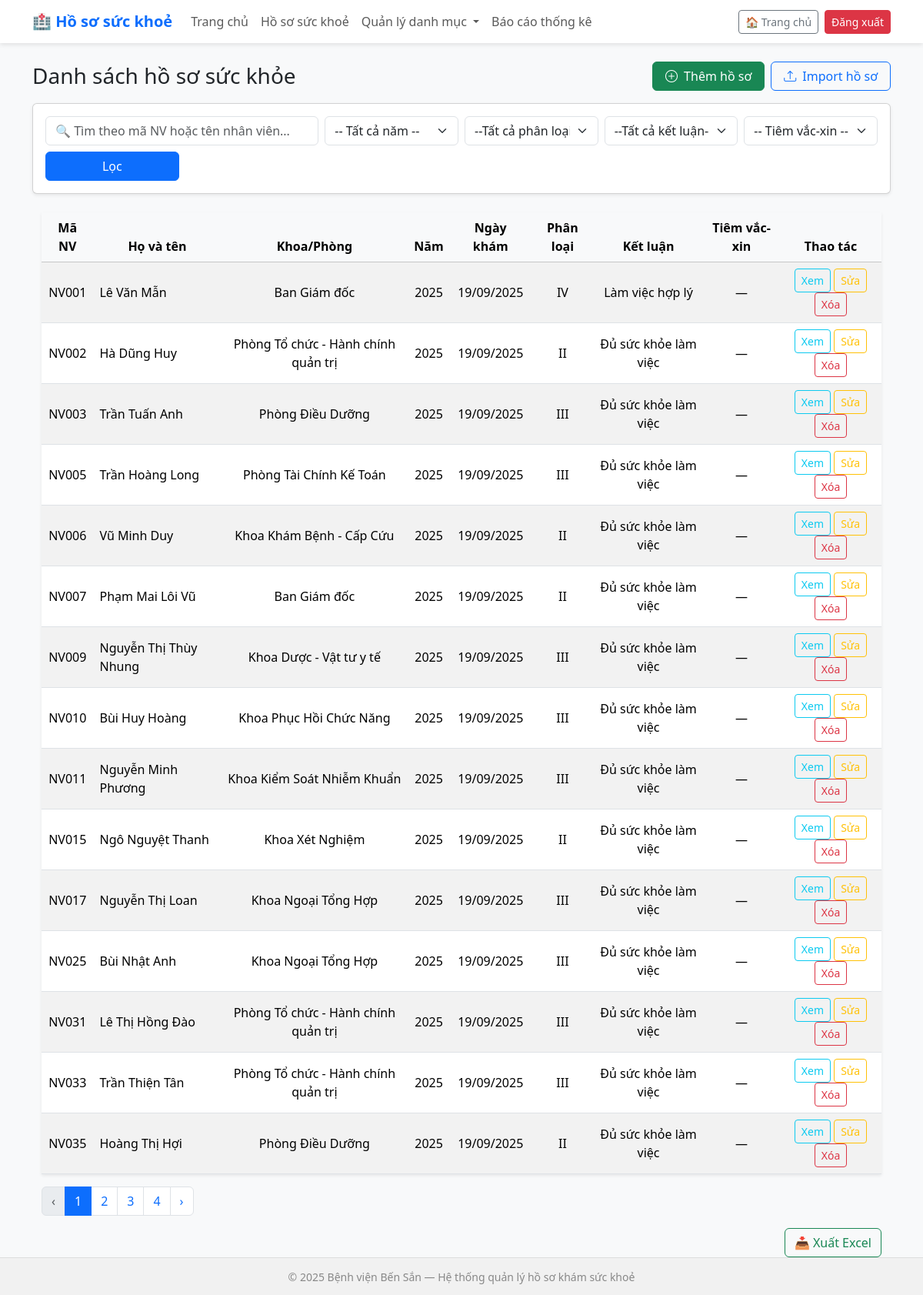
The app's page /records/?page=1 with its own data.
### health_records/models.py (models this page shows, shortened)
class HealthRecord(models.Model):
    employee = models.ForeignKey(Employee, on_delete=models.CASCADE, verbose_name="Nhân viên")
    year = models.PositiveIntegerField(verbose_name="Năm hồ sơ")
    exam_date = models.DateField(blank=True, null=True, verbose_name="Ngày khám")
    examination_type = models.ForeignKey(
        ExaminationType, on_delete=models.SET_NULL, null=True, blank=True, verbose_name="Loại khám"
    )
    clinic_name = models.CharField(max_length=255, blank=True, null=True, verbose_name="Cơ sở khám")
    height_cm = models.DecimalField("Chiều cao (cm)", max_digits=6, decimal_places=2, blank=True, null=True)
    weight_kg = models.DecimalField("Cân nặng (kg)", max_digits=6, decimal_places=2, blank=True, null=True)
    blood_pressure = models.CharField("Huyết áp (mmHg)", max_length=50, blank=True, null=True)
    vaccinated = models.BooleanField(default=False, verbose_name="Đã tiêm vắc-xin")
    vaccine_name = models.CharField(max_length=255, blank=True, null=True, verbose_name="Tên vắc-xin (nếu có)")
    vaccination_date = models.DateField(blank=True, null=True, verbose_name="Ngày tiêm (nếu có)")
    health_classification = models.ForeignKey(
        HealthClassification, on_delete=models.SET_NULL, null=True, blank=True, verbose_name="Phân loại sức khỏe"
    )
    conclusion_text = models.CharField(max_length=255, blank=True, null=True, verbose_name="Kết luận (ghi tay, nếu có)")
    result_file = models.FileField(upload_to="health_results/", blank=True, null=True, verbose_name="File kết quả (PDF)")
    group = models.CharField(max_length=50, blank=True, null=True, verbose_name="Nhóm")
    note = models.TextField(blank=True, null=True, verbose_name="Ghi chú")
    STATUS_CHOICES = [("done", "Đã khám"), ("pending", "Chưa khám")]
    status = models.CharField(max_length=20, choices=STATUS_CHOICES, default="pending", verbose_name="Trạng thái")
    created_at = models.DateTimeField(auto_now_add=True, verbose_name="Tạo lúc")
    updated_at = models.DateTimeField(auto_now=True, verbose_name="Cập nhật lúc")
    class Meta:
        verbose_name = "Hồ sơ sức khỏe"
        verbose_name_plural = "Hồ sơ sức khỏe"
        ordering = ["-year", "employee__full_name"]
        unique_together = ("employee", "year")
    @property
    def conclusion(self):
        if self.conclusion_text:
            return self.conclusion_text

class Employee(models.Model):
    code = models.CharField(max_length=50, unique=True, verbose_name="Mã nhân viên")
    full_name = models.CharField(max_length=200, verbose_name="Họ và tên")
    birth_year = models.PositiveIntegerField(blank=True, null=True, verbose_name="Năm sinh")
    GENDER_CHOICES = [("Nam", "Nam"), ("Nữ", "Nữ")]
    gender = models.CharField(max_length=10, choices=GENDER_CHOICES, blank=True, null=True, verbose_name="Giới tính")
    job_title = models.CharField(max_length=200, blank=True, null=True, verbose_name="Chức danh nghề nghiệp")
    position = models.CharField(max_length=200, blank=True, null=True, verbose_name="Chức vụ")
    department = models.ForeignKey(Department, on_delete=models.SET_NULL, null=True, blank=True, verbose_name="Khoa/Phòng")
    class Meta:
        verbose_name = "Nhân viên"
        verbose_name_plural = "Danh sách nhân viên"
        ordering = ["full_name"]

class Department(models.Model):
    name = models.CharField(max_length=100, unique=True, verbose_name="Tên khoa/phòng")
    class Meta:
        verbose_name = "Khoa/Phòng"
        verbose_name_plural = "Danh mục Khoa/Phòng"
        ordering = ["name"]

class HealthClassification(models.Model):
    name = models.CharField(max_length=50, unique=True, verbose_name="Phân loại (I, II, III, IV...)")
    description = models.TextField(blank=True, null=True, verbose_name="Mô tả chi tiết")
    class Meta:
        verbose_name = "Phân loại sức khỏe"
        verbose_name_plural = "Danh mục Phân loại sức khỏe"
        ordering = ["name"]

### health_records/views.py (the view, shortened to what this page needs)
# urls.py: path("records/", views.healthrecord_list, name="healthrecord_list"),
def healthrecord_list(request):
    qs = HealthRecord.objects.select_related(
        'employee', 'employee__department', 'health_classification'
    ).all().order_by('-exam_date', '-id')
    q = (request.GET.get('q') or '').strip()
    year = (request.GET.get('year') or '').strip()
    classification = (request.GET.get('classification') or request.GET.get('filter_hc') or '').strip()
    conclusion = (request.GET.get('conclusion') or request.GET.get('filter_conclusion') or '').strip()
    vaccinated = (request.GET.get('vaccinated') or '').strip()
    if q:
        qs = qs.filter(
            Q(employee__code__icontains=q) |
            Q(employee__full_name__icontains=q)
        )
    if year:
        try:
            qs = qs.filter(year=int(year))
        except:
            pass
    if conclusion:
        qs = qs.filter(conclusion_text__icontains=conclusion.strip())
    if vaccinated != '':
        if vaccinated.lower() in ['1','yes','y','true','đã','co','có']:
            qs = qs.filter(vaccinated=True)
        elif vaccinated.lower() in ['0','no','n','false','chưa']:
            qs = qs.filter(vaccinated=False)
    paginator = Paginator(qs, 15)
    page_param = request.GET.get('page')
    try:
        page_number = int(page_param) if page_param else 1
    except:
        page_number = 1
    try:
        page_obj = paginator.page(page_number)
    except PageNotAnInteger:
        page_obj = paginator.page(1)
    except EmptyPage:
        page_obj = paginator.page(paginator.num_pages)
    params = request.GET.copy()
    if 'page' in params:
        params.pop('page')
    querystring = urlencode({k: v for k, v in params.items() if v != ''})
    years = HealthRecord.objects.order_by('-year').values_list('year', flat=True).distinct()
    health_classes = HealthClassification.objects.all()
    raw_conclusions = HealthRecord.objects \
    .exclude(conclusion_text__isnull=True) \
    .exclude(conclusion_text__exact='') \
    .values_list('conclusion_text', flat=True)
    normalized = []
    for c in raw_conclusions:
        try:
            s = str(c).strip()
        except:
            s = None
        if s:
            normalized.append(s)
    conclusions = list(dict.fromkeys(normalized))
    context = {
        'page_obj': page_obj,
        'records': page_obj.object_list,
        'paginator': paginator,
        'querystring': querystring,
        'filter_q': q,
        'filter_year': year,
        'filter_hc': classification,
        'filter_conclusion': conclusion,
        'filter_vaccinated': vaccinated,
        'years': years,
        'health_classes': health_classes,
        'conclusions': conclusions,
    }
    return render(request, 'health_records/healthrecord_list.html', context)

### health_records/templates/health_records/healthrecord_list.html (shortened to what this page needs)
{% extends 'health_records/base.html' %}
{% block content %}
<div class="d-flex justify-content-between align-items-center mb-3">
  <h3 class="mb-0">Danh sách hồ sơ sức khỏe</h3>
  <div class="d-flex gap-2">
    <a href="{% url 'healthrecord_add' %}" class="btn btn-success d-flex align-items-center px-3">
      <i class="bi bi-plus-circle me-2"></i> Thêm hồ sơ
    </a>
    <a href="{% url 'healthrecord_import' %}" class="btn btn-outline-primary d-flex align-items-center px-3">
      <i class="bi bi-upload me-2"></i> Import hồ sơ
    </a>
  </div>
</div>
<form method="get" class="card p-3 mb-4 shadow-sm">
  <div class="row g-2">
    <div class="col-md-4">
      <input type="text" name="q" value="{{ filter_q|default:'' }}" class="form-control"
             placeholder="🔍 Tìm theo mã NV hoặc tên nhân viên...">
    </div>
    <div class="col-md-2">
      <select name="year" class="form-select">
        <option value="">-- Tất cả năm --</option>
      </select>
    </div>
    <div class="col-md-2">
      <select name="classification" class="form-select">
        <option value="">--Tất cả phân loại--</option>
      </select>
    </div>
    <div class="col-md-2">
      <select name="conclusion" class="form-select">
        <option value="">--Tất cả kết luận--</option>
      </select>
    </div>
    <div class="col-md-2">
      <select name="vaccinated" class="form-select">
        <option value="">-- Tiêm vắc-xin --</option>
      </select>
    </div>
    <div class="col-md-2 text-end">
      <button type="submit" class="btn btn-primary w-100">Lọc</button>
    </div>
  </div>
</form>
<div class="container mt-2">
  <table class="table table-striped align-middle shadow-sm">
    <thead class="table-light text-center">
      <tr>
        <th>Mã NV</th>
        <th>Họ và tên</th>
        <th>Khoa/Phòng</th>
        <th>Năm</th>
        <th>Ngày khám</th>
        <th>Phân loại</th>
        <th>Kết luận</th>
        <th>Tiêm vắc-xin</th>
        <th class="text-center">Thao tác</th>
      </tr>
    </thead>
    <tbody>
      {% for r in records %}
        <tr>
          <td class="text-center">{{ r.employee.code }}</td>
          <td>{{ r.employee.full_name }}</td>
          <td class="text-center">
            {% if r.employee.department %}
              {{ r.employee.department.name }}
            {% else %}
              —
            {% endif %}
          </td>
          <td class="text-center">{{ r.year }}</td>
          <td class="text-center">
            {% if r.exam_date %}
                {{ r.exam_date|date:"d/m/Y" }}
            {% else %}
                —
            {% endif %}
          </td>
          <td class="text-center">
            {% if r.health_classification %}
                {{ r.health_classification.name }}
            {% else %}
                —
            {% endif %}
          </td>
          <td class="text-center">{{ r.conclusion|default:r.conclusion_text }}</td>
          <td class="text-center">{% if r.vaccinated %}✅{% else %}—{% endif %}</td>
          <td class="text-center">
            <a href="{% url 'healthrecord_detail' r.id %}" class="btn btn-sm btn-outline-info">Xem</a>
            <a href="{% url 'healthrecord_edit' r.id %}" class="btn btn-sm btn-outline-warning">Sửa</a>
            <a href="{% url 'healthrecord_delete' r.id %}" class="btn btn-sm btn-outline-danger">Xóa</a>
          </td>
        </tr>
      {% empty %}
        <tr><td colspan="9" class="text-center text-muted">Không có hồ sơ nào.</td></tr>
      {% endfor %}
    </tbody>
  </table>
  <nav aria-label="Page navigation">
    <ul class="pagination">
      {% if page_obj.has_previous %}
        <li class="page-item">
          <a class="page-link" href="?page={{ page_obj.previous_page_number }}{% if querystring %}&{{ querystring }}{% endif %}">‹</a>
        </li>
      {% else %}
        <li class="page-item disabled"><span class="page-link">‹</span></li>
      {% endif %}
      {% for num in page_obj.paginator.page_range %}
        {% if num >= page_obj.number|add:'-3' and num <= page_obj.number|add:'3' %}
          <li class="page-item {% if num == page_obj.number %}active{% endif %}">
            <a class="page-link" href="?page={{ num }}{% if querystring %}&{{ querystring }}{% endif %}">{{ num }}</a>
          </li>
        {% endif %}
      {% endfor %}
      {% if page_obj.has_next %}
        <li class="page-item">
          <a class="page-link" href="?page={{ page_obj.next_page_number }}{% if querystring %}&{{ querystring }}{% endif %}">›</a>
        </li>
      {% else %}
        <li class="page-item disabled"><span class="page-link">›</span></li>
      {% endif %}
    </ul>
  </nav>
  <div class="d-flex justify-content-end mt-2 gap-2">
    <a class="btn btn-outline-success" href="{% url 'healthrecord_export' %}?{{ request.GET.urlencode }}">📥 Xuất Excel</a>
  </div>
</div>
{% endblock %}

### health_records/static/health_records/css.css (style rules this page uses)
body { background-color: #f8f9fa; min-height: 100vh; display: flex; flex-direction: column; }
.container { flex: 1; }

### records on screen
HealthRecord: employee.code "NV001", employee.full_name "Lê Văn Mẫn", employee.department.name "Ban Giám đốc", year "2025", exam_date "19/09/2025", health_classification.name "IV", conclusion "Làm việc hợp lý"
HealthRecord: employee.code "NV002", employee.full_name "Hà Dũng Huy", employee.department.name "Phòng Tổ chức - Hành chính quản trị", year "2025", exam_date "19/09/2025", health_classification.name "II", conclusion "Đủ sức khỏe làm việc"
HealthRecord: employee.code "NV003", employee.full_name "Trần Tuấn Anh", employee.department.name "Phòng Điều Dưỡng", year "2025", exam_date "19/09/2025", health_classification.name "III", conclusion "Đủ sức khỏe làm việc"
HealthRecord: employee.code "NV005", employee.full_name "Trần Hoàng Long", employee.department.name "Phòng Tài Chính Kế Toán", year "2025", exam_date "19/09/2025", health_classification.name "III", conclusion "Đủ sức khỏe làm việc"
HealthRecord: employee.code "NV006", employee.full_name "Vũ Minh Duy", employee.department.name "Khoa Khám Bệnh - Cấp Cứu", year "2025", exam_date "19/09/2025", health_classification.name "II", conclusion "Đủ sức khỏe làm việc"
HealthRecord: employee.code "NV007", employee.full_name "Phạm Mai Lôi Vũ", employee.department.name "Ban Giám đốc", year "2025", exam_date "19/09/2025", health_classification.name "II", conclusion "Đủ sức khỏe làm việc"
HealthRecord: employee.code "NV009", employee.full_name "Nguyễn Thị Thùy Nhung", employee.department.name "Khoa Dược - Vật tư y tế", year "2025", exam_date "19/09/2025", health_classification.name "III", conclusion "Đủ sức khỏe làm việc"
HealthRecord: employee.code "NV010", employee.full_name "Bùi Huy Hoàng", employee.department.name "Khoa Phục Hồi Chức Năng", year "2025", exam_date "19/09/2025", health_classification.name "III", conclusion "Đủ sức khỏe làm việc"
HealthRecord: employee.code "NV011", employee.full_name "Nguyễn Minh Phương", employee.department.name "Khoa Kiểm Soát Nhiễm Khuẩn", year "2025", exam_date "19/09/2025", health_classification.name "III", conclusion "Đủ sức khỏe làm việc"
HealthRecord: employee.code "NV015", employee.full_name "Ngô Nguyệt Thanh", employee.department.name "Khoa Xét Nghiệm", year "2025", exam_date "19/09/2025", health_classification.name "II", conclusion "Đủ sức khỏe làm việc"
HealthRecord: employee.code "NV017", employee.full_name "Nguyễn Thị Loan", employee.department.name "Khoa Ngoại Tổng Hợp", year "2025", exam_date "19/09/2025", health_classification.name "III", conclusion "Đủ sức khỏe làm việc"
HealthRecord: employee.code "NV025", employee.full_name "Bùi Nhật Anh", employee.department.name "Khoa Ngoại Tổng Hợp", year "2025", exam_date "19/09/2025", health_classification.name "III", conclusion "Đủ sức khỏe làm việc"
HealthRecord: employee.code "NV031", employee.full_name "Lê Thị Hồng Đào", employee.department.name "Phòng Tổ chức - Hành chính quản trị", year "2025", exam_date "19/09/2025", health_classification.name "III", conclusion "Đủ sức khỏe làm việc"
HealthRecord: employee.code "NV033", employee.full_name "Trần Thiện Tân", employee.department.name "Phòng Tổ chức - Hành chính quản trị", year "2025", exam_date "19/09/2025", health_classification.name "III", conclusion "Đủ sức khỏe làm việc"
HealthRecord: employee.code "NV035", employee.full_name "Hoàng Thị Hợi", employee.department.name "Phòng Điều Dưỡng", year "2025", exam_date "19/09/2025", health_classification.name "II", conclusion "Đủ sức khỏe làm việc"

### other values on screen
{{ num }} "1" "2" "3" "4"
